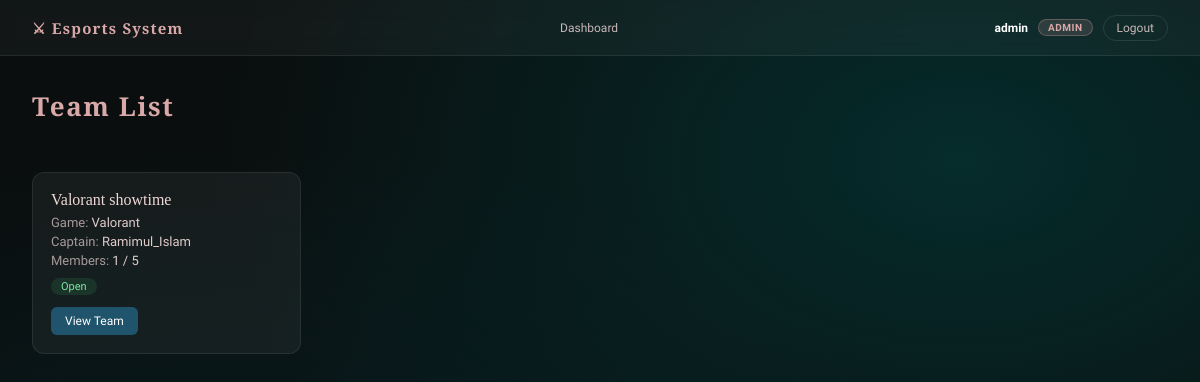
/teams/ (signed in), run on the app's committed database.
### accounts/models.py (models this page shows, shortened)
class CustomUser(AbstractUser):
    ROLE_CHOICES = [
        ('player',    'Player'),
        ('organizer', 'Organizer'),
        ('admin',     'Admin'),
    ]
    role = models.CharField(
        max_length=20,
        choices=ROLE_CHOICES,
        default='player',
    )
    address = models.CharField(max_length=255, blank=True)
    phone   = models.CharField(max_length=20,  blank=True)

### teams/models.py (models this page shows, shortened)
class Team(models.Model):
    GAME_CHOICES = [
        ('valorant', 'Valorant'),
        ('pubg',     'PUBG'),
    ]
    name = models.CharField(max_length=100, unique=True)
    game = models.CharField(max_length=20, choices=GAME_CHOICES)
    captain = models.ForeignKey(
        settings.AUTH_USER_MODEL,
        on_delete=models.CASCADE,
        related_name='captained_teams',
    )
    team_code = models.CharField(
        max_length=10,
        unique=True,
        default=generate_team_code,
    )
    created_at = models.DateTimeField(auto_now_add=True)
    def max_size(self):
        return 5 if self.game == 'valorant' else 4
    def is_full(self):
        return self.memberships.count() >= self.max_size()

### teams/views.py (the view)
# urls.py: path('',                                          views.team_list,           name='team_list'),
@login_required
def team_list(request):
    teams = Team.objects.all().select_related('captain')
    return render(request, 'teams/team_list.html', {'teams': teams})

### teams/templates/teams/team_list.html (shortened to what this page needs)
{% extends "base.html" %}
{% block content %}
<div class="page-header">
  <h1>Team List</h1>
</div>
{% if teams %}
  <div class="team-grid">
    {% for team in teams %}
      <div class="team-card">
        <div class="team-name">{{ team.name }}</div>
        <div class="team-meta">
          Game: <span>{{ team.get_game_display }}</span>
        </div>
        <div class="team-meta">
          Captain: <span>{{ team.captain.username }}</span>
        </div>
        <div class="team-meta">
          Members: <span>{{ team.memberships.count }} / {{ team.max_size }}</span>
        </div>
        {% if team.is_full %}
          <span class="status-tag full">Full</span>
        {% else %}
          <span class="status-tag open">Open</span>
        {% endif %}
        <br>
        <a href="{% url 'team_detail' team.pk %}" class="btn-view">View Team</a>
      </div>
    {% endfor %}
  </div>
{% else %}
  <div class="empty-state">
    <p>No teams available yet.</p>
  </div>
{% endif %}
{% endblock %}

### templates/base.html (shortened to what this page needs)
{% load static %}
<!DOCTYPE html>
<html lang="en">
<head>
</head>
<body>
{% if user.is_authenticated %}
<nav class="nav">
  <a class="nav-brand" href="/">⚔ Esports System</a>
  <div class="nav-links">
    {% if user.role == 'player' %}
      <a href="{% url 'browse_teams' %}">Browse Teams</a>
      <a href="{% url 'create_team' %}">Create Team</a>
      <a href="{% url 'my_team' %}">My Team</a>
      <a href="{% url 'my_invites' %}">Invites</a>
      {% if user.captained_teams.exists %}
          <a href="{% url 'my_join_requests' %}">Join Requests</a>
      {% endif %}
      <a href="{% url 'player_profile' %}">My Profile</a>
    {% elif user.role == 'organizer' %}
      <a href="{% url 'organizer_profile' %}">My Profile</a>
    {% elif user.role == 'admin' %}
      <a href="{% url 'admin_dashboard' %}">Dashboard</a>
    {% endif %}
  </div>
  <div class="nav-right">
    <span class="nav-username"><strong>{{ user.username }}</strong></span>
    {% if user.role %}
      <span class="role-pill {{ user.role }}">{{ user.role }}</span>
    {% endif %}
    <a href="{% url 'logout' %}" class="btn-logout">Logout</a>
  </div>
</nav>
{% endif %}
<div class="main-content">
  {% block content %}{% endblock %}
</div>
</body>
</html>

### templates/base.html (style rules this page uses)
*, *::before, *::after { box-sizing: border-box; margin: 0; padding: 0; }
body { background: #0a0e0e; font-family: 'Raleway', sans-serif; color: #f6e0e0; min-height: 100vh; }
body::before { content: ''; position: fixed; inset: 0; background: radial-gradient(ellipse at 80% 20%, rgba(0,80,80,0.45) 0%, transparent 55%), radial-gradient(ellipse at 20% 80%, rgba(0,60,70,0.35) 0%, transparent 55%), #0a0e0e; z-index: -1; }
.nav { display: flex; align-items: center; justify-content: space-between; padding: 0 32px; height: 56px; background: rgba(255,255,255,0.04); backdrop-filter: blur(10px); border-bottom: 1px solid rgba(255,255,255,0.08); position: sticky; top: 0; z-index: 100; }
.nav-brand { font-family: 'Cinzel', serif; font-size: 15px; font-weight: 700; color: #d9a8a8; letter-spacing: 0.08em; text-decoration: none; }
.nav-links { display: flex; align-items: center; gap: 4px; }
.nav-links a { font-size: 12px; color: #c8b8b8; text-decoration: none; padding: 5px 11px; border-radius: 20px; border: 1px solid transparent; transition: background 0.18s, border-color 0.18s, color 0.18s; }
.nav-right { display: flex; align-items: center; gap: 10px; }
.nav-username { font-size: 12px; color: #a89a9a; }
.nav-username strong { color: #fff; }
.role-pill { font-size: 10px; padding: 2px 9px; border-radius: 20px; font-weight: 600; letter-spacing: 0.05em; text-transform: uppercase; }
.role-pill.admin { background: rgba(217,168,168,0.15); color: #d9a8a8; border: 1px solid rgba(217,168,168,0.3); }
.btn-logout { font-size: 12px; color: #c8b8b8; text-decoration: none; padding: 5px 13px; border-radius: 20px; border: 1px solid rgba(255,255,255,0.1); transition: background 0.18s, border-color 0.18s; }
.main-content { padding: 32px; }

### teams/templates/teams/team_list.html (style rules this page uses)
.page-header { margin-bottom: 28px; }
.page-header h1 { font-family: 'Cinzel', serif; font-size: 26px; color: #d9a8a8; letter-spacing: 0.06em; }
.team-grid { display: grid; grid-template-columns: repeat(auto-fill, minmax(260px, 1fr)); gap: 20px; }
.team-card { background: rgba(255,255,255,0.05); border: 1px solid rgba(255,255,255,0.08); border-radius: 12px; padding: 18px; transition: 0.2s; }
.team-name { font-family: 'Cinzel', serif; font-size: 16px; color: #f0d8d8; margin-bottom: 6px; }
.team-meta { font-size: 13px; color: #a89a9a; margin-bottom: 4px; }
.team-meta span { color: #e0cccc; }
.status-tag { display: inline-block; font-size: 11px; padding: 2px 10px; border-radius: 20px; margin-top: 6px; }
.status-tag.open { background: rgba(60,180,100,0.15); color: #7ee8a2; }
.btn-view { display: inline-block; margin-top: 12px; padding: 7px 14px; border-radius: 6px; background: rgba(40,120,160,0.6); color: white; text-decoration: none; font-size: 12px; }

### data on the page
CustomUser: username "admin", role "ADMIN"
Team: name "Valorant showtime", game "Valorant", captain.username "Ramimul_Islam", memberships.count "1", max_size "5", shows "Open"
